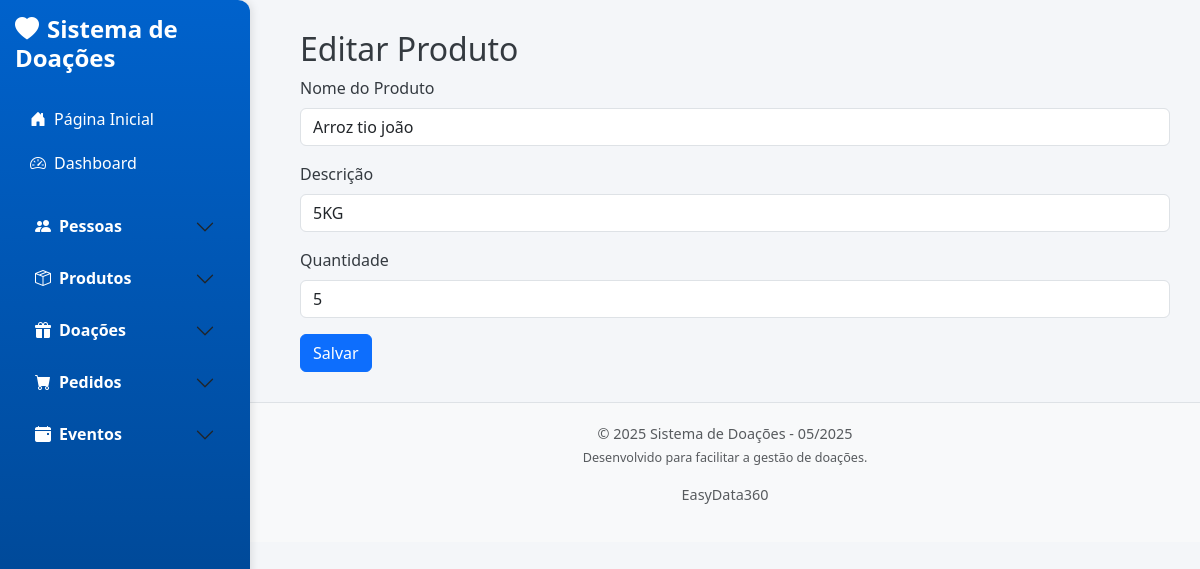
The app's page /editar_produto/1, older data.
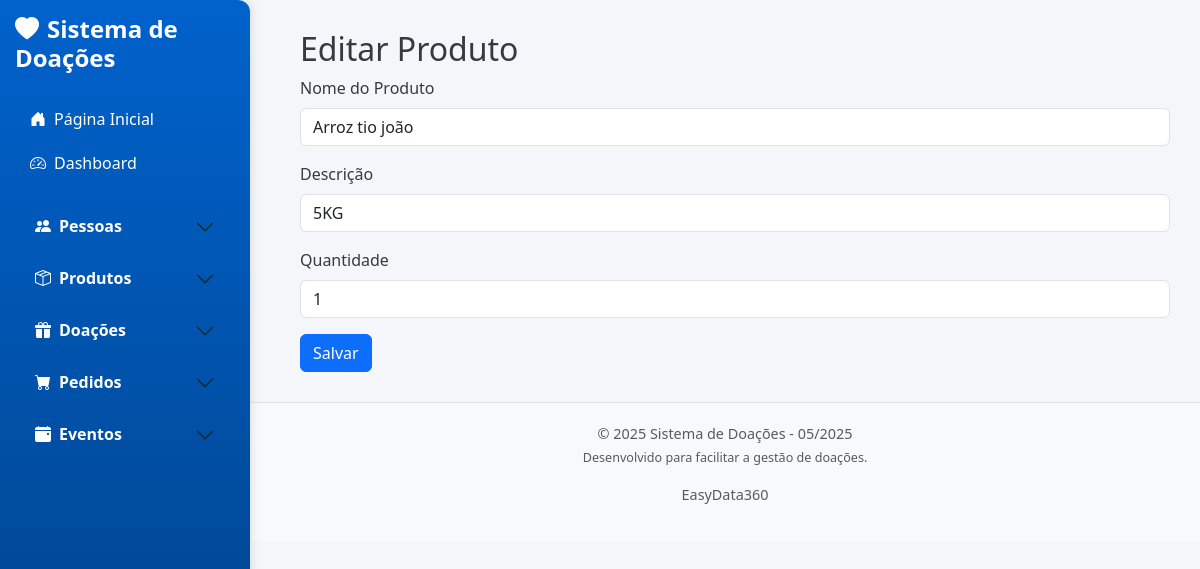
The same page, newer data.
### app/models/produto.py (models this page shows, shortened)
class Produto(db.Model):
    __tablename__ = 'produtos'
    id = db.Column(db.Integer, primary_key=True)
    nome_produto = db.Column(db.String(100), nullable=False, unique=True)  # Evita duplicação
    descricao = db.Column(db.String(255), nullable=True)
    quantidade = db.Column(db.Integer, nullable=False, default=0)
    data_entrada = db.Column(db.DateTime, nullable=False)

### app/controllers/produto_controller.py (the view, shortened to what this page needs)
def editar_produto(id):
    produto = Produto.query.get_or_404(id)
    return render_template('produtos/editar.html', produto=produto)

### app/templates/produtos/editar.html
{% extends 'base.html' %}
{% block content %}
<h2>Editar Produto</h2>
<form method="POST">
    <div class="mb-3">
        <label for="nome_produto" class="form-label">Nome do Produto</label>
        <input type="text" class="form-control" id="nome_produto" name="nome_produto" value="{{ produto.nome_produto }}" required>
    </div>
    <div class="mb-3">
        <label for="descricao" class="form-label">Descrição</label>
        <input type="text" class="form-control" id="descricao" name="descricao" value="{{ produto.descricao }}">
    </div>
    <div class="mb-3">
        <label for="quantidade" class="form-label">Quantidade</label>
        <input type="number" class="form-control" id="quantidade" name="quantidade" value="{{ produto.quantidade }}" required>
    </div>
    <button type="submit" class="btn btn-primary">Salvar</button>
</form>
{% endblock %}

Row changes from the older to the newer data that the page shows:
changed Produto "Arroz tio joão": quantidade "5" → "1"
